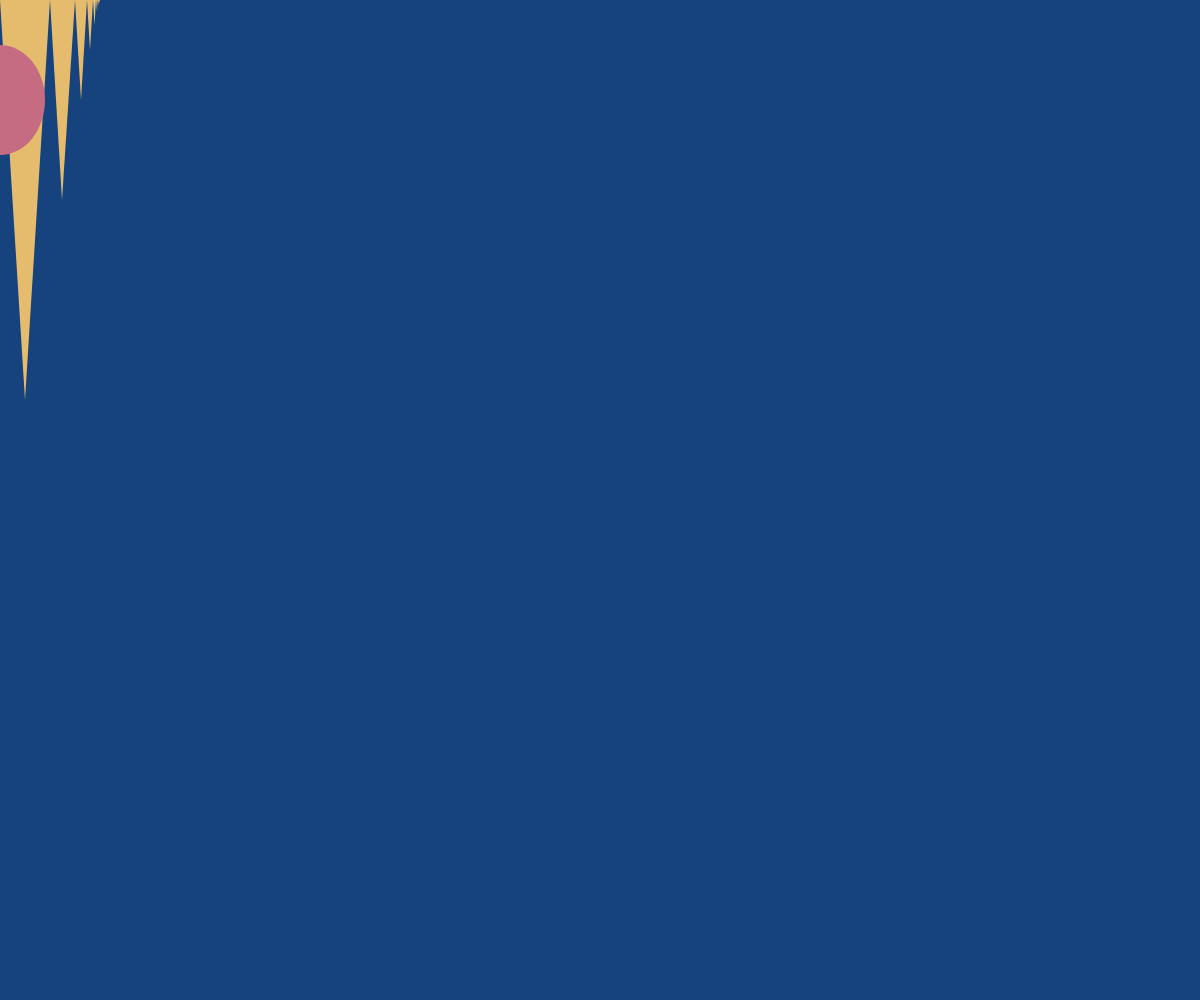
Frame 1 (no input)
Frame 60 (no input): identical to frame 1, image omitted
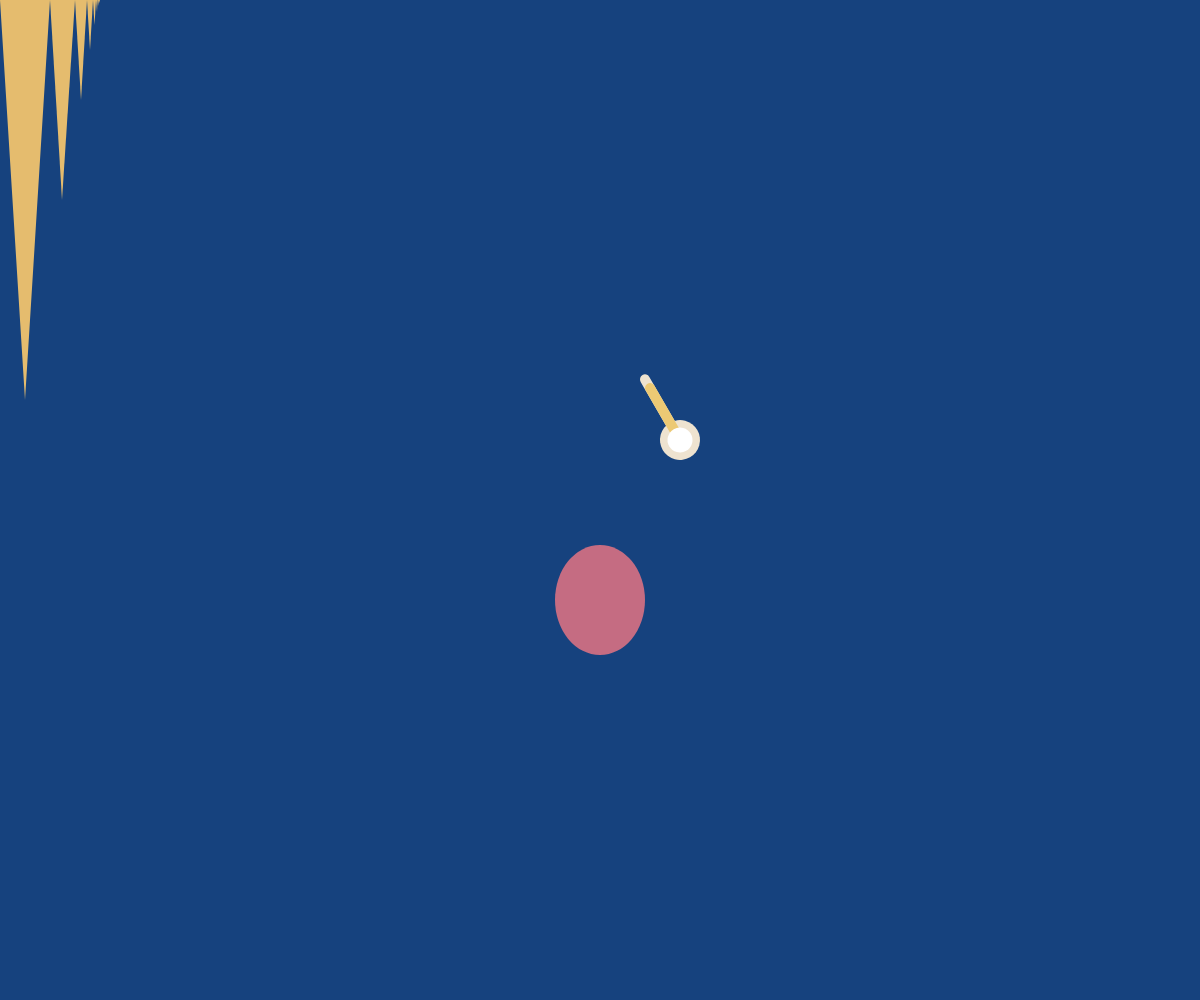
Frame 120 (the mouse pressed at the canvas centre since frame 60)

The p5.js sketch that drew these frames (run headless with seeded random() and noise() and a simulated clock; from frame 60 on, the mouse is pressed at the canvas centre):

// p5.js sketch
// ── sketch.js
function setup(){
  // canvas for portrait
  createCanvas( windowWidth, windowHeight );
}
// spinning variable
let fruitAngle = 0;
let fruitRotationRate = 60;
let fruitWidth = 90;
let fruitHeight = 110;
let sunAngle = 0;

function draw() {

  background( '#16427e')
  fill( '#e5bc6e' )
  noStroke();
  triangle( 0, 0, 50, 0, 25, 400 );
  triangle( 50, 0, 75, 0, 62, 200 );
  triangle( 75, 0, 87, 0, 81, 100 );
  triangle( 87, 0, 93, 0, 90, 50 );
  triangle( 93, 0, 96, 0, 94.5, 25 );
  triangle( 96, 0, 97.5, 0, 97, 12 );
  triangle( 97.5, 0, 99, 0, 98, 6 );
  triangle( 99, 0, 100, 0, 99.5, 3 );
  noCursor();

  fruitRotationRate = ( mouseY*0.3 ) - 30;
  fruitAngle = fruitAngle + fruitRotationRate;
  sunAngle = sunAngle - 1

  // fruit clock combo
  push();
  /// follow mouse
  translate( mouseX, mouseY );

//////**// clock
  push();


/////// minute hand
  strokeWeight( 10 );
  stroke( '#eee3d0' );

  /// spinning
  push();

  /// move
  translate( 80, -60 );
  rotate( radians(sunAngle) );

  /// draw minute hand
  line( 0, 0, 70, 0 );
  // center circle
  fill( '#eee3d0' );
  noStroke();
  ellipse ( 0, 0, 40 );
  pop();

/////// hour hand
push();
translate( 80, -60 );
rotate( radians(mouseX) );
stroke( '#ecc974' );
line(10, 0, 60, 0);
fill( ' #eee3do ' );
noStroke();
ellipse( 0, 0, 25 );
pop();
pop();

///////////// fruit
push();
noStroke();
fill( '#c56c82' );
ellipse( 0, 100, fruitWidth, fruitHeight );


 
 fill( ' #c56c82' );

}
